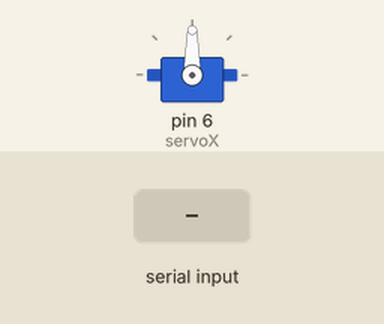
Simulated run of this sketch. Board: Arduino Uno, built with avr-gcc and run on an emulated ATmega328P. Parts: servo. Inputs (shaded band) come from the test bench.

Above: at 1.2 s.
1.3 s: "Y" received over Serial
At 2.2 s:
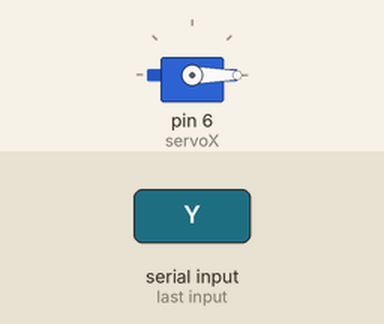
2.8 s: "30,150\n" received over Serial
At 3.5 s:
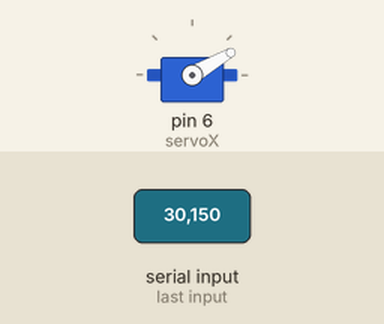
4.3 s: "200\n" received over Serial
At 5.5 s:
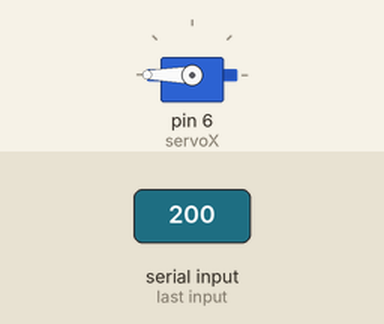
5.8 s: "X" received over Serial
At 6.7 s:
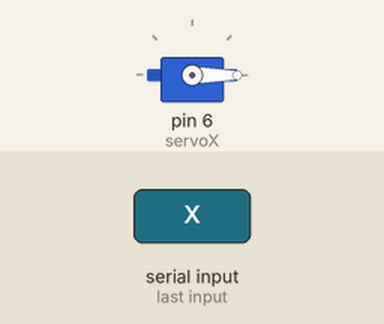
7.3 s: "90,45\n" received over Serial
At 8.1 s:
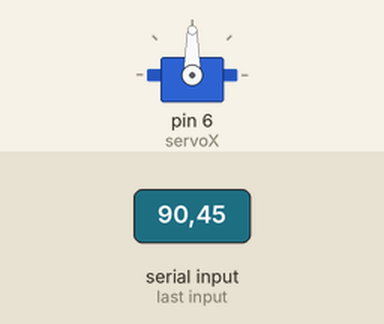
Timing chart, 0 to 9.8 s (numbered marks = the images above; inputs shaded):
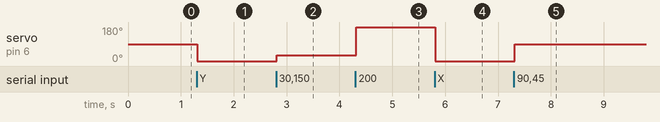

The sketch:

ArduinoControl.ino
```cpp
#include<Servo.h>

Servo servoX;
Servo servoY;

String serialData;

void setup() {
  servoX.attach(5);
  servoX.attach(6);

  Serial.begin(9600);     // set baud rate
  Serial.setTimeout(10);
}

void loop() {
  // No Need
}

void serialEvent(){
  serialData = Serial.readString();

  servoX.write(parseDataX(serialData));
  servoY.write(parseDataY(serialData));
}

int parseDataX(String data){
  data.remove(data.indexOf("Y"));
  data.remove(data.indexOf("X"), 1);

  return data.toInt();
}

int parseDataY(String data){
  data.remove(0, data.indexOf("Y") + 1);

  return data.toInt();
}
```

Measured:
- after the input at 1.3 s, servo on pin 6 (servoX): 90° → 0° at once
- after the input at 2.8 s, servo on pin 6 (servoX): 0° → 30° at once
- after the input at 4.3 s, servo on pin 6 (servoX): 30° → 180° at once
- after the input at 5.8 s, servo on pin 6 (servoX): 180° → 0° at once
- after the input at 7.3 s, servo on pin 6 (servoX): 0° → 90° at once
